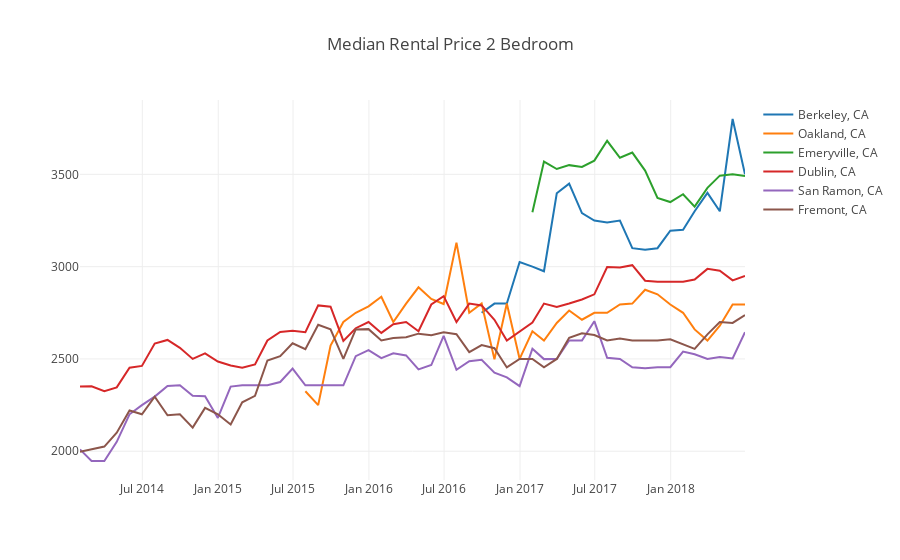

The code cell stored with this chart in its notebook:
### Code cell
fig = plot_df(dataset, 'Median Rental Price 2 Bedroom')
plotly.iplot(fig)
